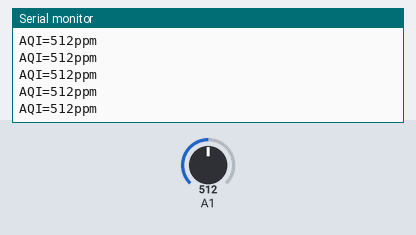
Bench run of a sketch on a simulated Arduino Uno, built with avr-gcc and run on an emulated ATmega328P. On the bench: the last lines printed to the serial monitor. The inputs (shaded band) are chosen by the test bench; at power-on: A1 = 512.

Above: at 1.2 s.
1.3 s: A1 set to 11
At 2.2 s:
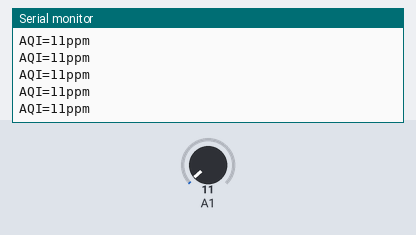
4.3 s: A1 set to 8
At 4.8 s:
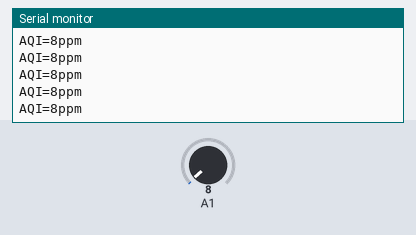
Timing chart, 0 to 7.3 s (numbered marks = the images above; inputs shaded):
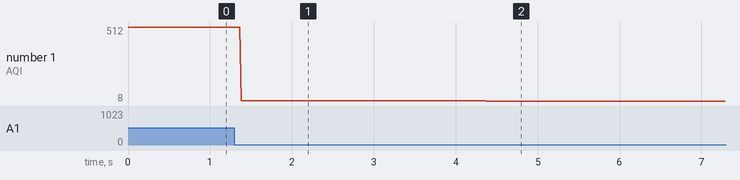

Measured:
- after the input at 1.3 s, the serial monitor: prints a new line after 0.08 s (image 1)
- after the input at 4.3 s, the serial monitor: prints a new line after 0.07 s (image 2)
- plotted number 1: 512 → 11 after the input at 1.3 s, 11 → 8 after the input at 4.3 s

The sketch:

MQ135NEWSIM.ino
```cpp
//ID OF USER: Rakeshtsg
//INTERFACE: Arduino
//APPLICATION:The MQ135 gas sensor has high sensitivity in ammonia, sulfide, benzene steam, smoke, and other harm full gas. It is low cost and suitable for different applications.
void setup()
{
pinMode(A1,INPUT);
Serial.begin(9600);
}
void loop()
{
int sv=analogRead(A1);
Serial.print("AQI=");
Serial.print(sv);
Serial.print("ppm");
Serial.println(" ");
}
```
